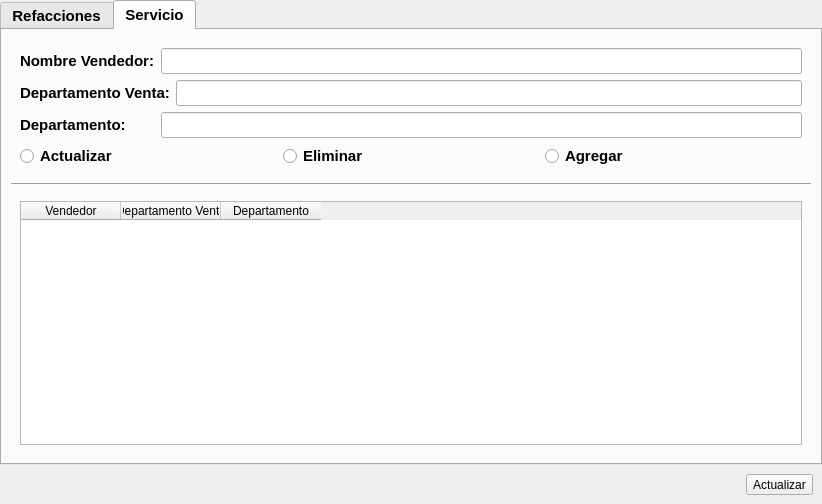
<?xml version="1.0" encoding="UTF-8"?>
<ui version="4.0">
 <class>Formulario_Vendedores</class>
 <widget class="QWidget" name="Formulario_Vendedores">
  <property name="geometry">
   <rect>
    <x>0</x>
    <y>0</y>
    <width>822</width>
    <height>504</height>
   </rect>
  </property>
  <property name="windowTitle">
   <string>Form</string>
  </property>
  <property name="styleSheet">
   <string notr="true">[objectName*=&quot;lbl_lbl_&quot;] {
	color: rgb(0, 0, 0);
    font-size: 12px;
	font-family: Arial;
}
[objectName*=&quot;ledit_&quot;] {
	font-size:12px;
	font-family: Arial;
}
[objectName*=&quot;btn_aceptar&quot;] {
	font-size:14px;
	font-family: Arial;
	font-weight:bold;
	background-color: rgb(0, 194, 12);
	border-radius:4px;
	min-weight: 50px;
	min-height:20px;
}
[objectName*=&quot;rb&quot;] {
	font-size:12px;
	font-family: Arial;
}</string>
  </property>
  <layout class="QHBoxLayout" name="horizontalLayout">
   <property name="spacing">
    <number>0</number>
   </property>
   <property name="leftMargin">
    <number>0</number>
   </property>
   <property name="topMargin">
    <number>0</number>
   </property>
   <property name="rightMargin">
    <number>0</number>
   </property>
   <property name="bottomMargin">
    <number>0</number>
   </property>
   <item>
    <widget class="QWidget" name="widget" native="true">
     <layout class="QVBoxLayout" name="verticalLayout_2">
      <property name="spacing">
       <number>0</number>
      </property>
      <property name="leftMargin">
       <number>0</number>
      </property>
      <property name="topMargin">
       <number>0</number>
      </property>
      <property name="rightMargin">
       <number>0</number>
      </property>
      <property name="bottomMargin">
       <number>0</number>
      </property>
      <item>
       <widget class="QTabWidget" name="Vendedores_Refacciones">
        <property name="sizeIncrement">
         <size>
          <width>0</width>
          <height>0</height>
         </size>
        </property>
        <property name="font">
         <font>
          <pointsize>11</pointsize>
          <weight>75</weight>
          <bold>true</bold>
         </font>
        </property>
        <property name="cursor">
         <cursorShape>ArrowCursor</cursorShape>
        </property>
        <property name="acceptDrops">
         <bool>false</bool>
        </property>
        <property name="autoFillBackground">
         <bool>false</bool>
        </property>
        <property name="styleSheet">
         <string notr="true">[objectName= &quot; lbl_ &quot;] {
    color: rgb(170, 255, 255);
    font-size: 18px;
}</string>
        </property>
        <property name="inputMethodHints">
         <set>Qt::ImhNone</set>
        </property>
        <property name="tabPosition">
         <enum>QTabWidget::North</enum>
        </property>
        <property name="currentIndex">
         <number>1</number>
        </property>
        <property name="elideMode">
         <enum>Qt::ElideLeft</enum>
        </property>
        <property name="movable">
         <bool>false</bool>
        </property>
        <property name="tabBarAutoHide">
         <bool>false</bool>
        </property>
        <widget class="QWidget" name="tab">
         <property name="styleSheet">
          <string notr="true"/>
         </property>
         <attribute name="title">
          <string>Refacciones</string>
         </attribute>
         <layout class="QVBoxLayout" name="verticalLayout">
          <item>
           <widget class="QWidget" name="widget_2" native="true">
            <property name="minimumSize">
             <size>
              <width>0</width>
              <height>130</height>
             </size>
            </property>
            <layout class="QGridLayout" name="gridLayout_2">
             <item row="0" column="0" colspan="2">
              <widget class="QLabel" name="lbl_lbl_nombre">
               <property name="text">
                <string>Nombre Vendedor:</string>
               </property>
              </widget>
             </item>
             <item row="0" column="2" colspan="2">
              <widget class="QLineEdit" name="ledit_nombrevendedor"/>
             </item>
             <item row="0" column="4">
              <widget class="QLabel" name="lbl_lbl_sucu">
               <property name="text">
                <string>Sucursal:</string>
               </property>
              </widget>
             </item>
             <item row="0" column="5">
              <widget class="QLineEdit" name="ledit_sucursal"/>
             </item>
             <item row="1" column="0" colspan="3">
              <widget class="QLabel" name="lbl_lbl_depaventa">
               <property name="text">
                <string>Departamento Venta:</string>
               </property>
              </widget>
             </item>
             <item row="1" column="3">
              <widget class="QLineEdit" name="ledit_depaventa"/>
             </item>
             <item row="1" column="4">
              <widget class="QLabel" name="lbl_lbl_depa">
               <property name="text">
                <string>Departamento:</string>
               </property>
              </widget>
             </item>
             <item row="1" column="5">
              <widget class="QLineEdit" name="ledit_depa"/>
             </item>
             <item row="2" column="0">
              <widget class="QLabel" name="lbl_lbl_cargo">
               <property name="text">
                <string>Cargo:</string>
               </property>
              </widget>
             </item>
             <item row="2" column="1" colspan="3">
              <widget class="QLineEdit" name="ledit_cargo"/>
             </item>
             <item row="2" column="4" colspan="2">
              <layout class="QGridLayout" name="gridLayout">
               <item row="0" column="1">
                <widget class="QRadioButton" name="rb_eliminar">
                 <property name="cursor">
                  <cursorShape>PointingHandCursor</cursorShape>
                 </property>
                 <property name="text">
                  <string>Eliminar</string>
                 </property>
                </widget>
               </item>
               <item row="0" column="2">
                <widget class="QRadioButton" name="rb_agregar">
                 <property name="cursor">
                  <cursorShape>PointingHandCursor</cursorShape>
                 </property>
                 <property name="text">
                  <string>Agregar</string>
                 </property>
                </widget>
               </item>
               <item row="0" column="0">
                <widget class="QRadioButton" name="rb_actualizar">
                 <property name="cursor">
                  <cursorShape>PointingHandCursor</cursorShape>
                 </property>
                 <property name="text">
                  <string>Actualizar</string>
                 </property>
                </widget>
               </item>
              </layout>
             </item>
            </layout>
           </widget>
          </item>
          <item>
           <widget class="Line" name="line">
            <property name="orientation">
             <enum>Qt::Horizontal</enum>
            </property>
           </widget>
          </item>
          <item>
           <widget class="QWidget" name="widget_3" native="true">
            <layout class="QHBoxLayout" name="horizontalLayout_2">
             <item>
              <widget class="QTableWidget" name="tabla_vendedoresrefacciones">
               <column>
                <property name="text">
                 <string>Vendedor</string>
                </property>
                <property name="toolTip">
                 <string/>
                </property>
                <property name="foreground">
                 <brush brushstyle="SolidPattern">
                  <color alpha="255">
                   <red>0</red>
                   <green>0</green>
                   <blue>0</blue>
                  </color>
                 </brush>
                </property>
               </column>
               <column>
                <property name="text">
                 <string>Sucursal</string>
                </property>
               </column>
               <column>
                <property name="text">
                 <string>Departamento Venta</string>
                </property>
               </column>
               <column>
                <property name="text">
                 <string>Departamento</string>
                </property>
               </column>
               <column>
                <property name="text">
                 <string>Cargo</string>
                </property>
               </column>
              </widget>
             </item>
            </layout>
           </widget>
          </item>
         </layout>
        </widget>
        <widget class="QWidget" name="tab_2">
         <attribute name="title">
          <string>Servicio</string>
         </attribute>
         <layout class="QVBoxLayout" name="verticalLayout_3">
          <item>
           <widget class="QWidget" name="widget_6" native="true">
            <property name="minimumSize">
             <size>
              <width>0</width>
              <height>130</height>
             </size>
            </property>
            <layout class="QGridLayout" name="gridLayout_3">
             <item row="0" column="0">
              <widget class="QLabel" name="lbl_lbl_nombre_servicio">
               <property name="text">
                <string>Nombre Vendedor:</string>
               </property>
              </widget>
             </item>
             <item row="0" column="1" colspan="2">
              <widget class="QLineEdit" name="ledit_nombrevendedor_servicio"/>
             </item>
             <item row="1" column="0" colspan="2">
              <widget class="QLabel" name="lbl_lbl_depaventa_servicio">
               <property name="text">
                <string>Departamento Venta:</string>
               </property>
              </widget>
             </item>
             <item row="1" column="2">
              <widget class="QLineEdit" name="ledit_depaventa_servicio"/>
             </item>
             <item row="2" column="0">
              <widget class="QLabel" name="lbl_lbl_depa_servicio">
               <property name="text">
                <string>Departamento:</string>
               </property>
              </widget>
             </item>
             <item row="2" column="1" colspan="2">
              <widget class="QLineEdit" name="ledit_depa_servicio"/>
             </item>
             <item row="3" column="0" colspan="3">
              <layout class="QGridLayout" name="gridLayout_4">
               <item row="0" column="1">
                <widget class="QRadioButton" name="rb_eliminar_servicio">
                 <property name="cursor">
                  <cursorShape>PointingHandCursor</cursorShape>
                 </property>
                 <property name="text">
                  <string>Eliminar</string>
                 </property>
                </widget>
               </item>
               <item row="0" column="2">
                <widget class="QRadioButton" name="rb_agregar_servicio">
                 <property name="cursor">
                  <cursorShape>PointingHandCursor</cursorShape>
                 </property>
                 <property name="text">
                  <string>Agregar</string>
                 </property>
                </widget>
               </item>
               <item row="0" column="0">
                <widget class="QRadioButton" name="rb_actualizar_servicio">
                 <property name="cursor">
                  <cursorShape>PointingHandCursor</cursorShape>
                 </property>
                 <property name="text">
                  <string>Actualizar</string>
                 </property>
                </widget>
               </item>
              </layout>
             </item>
            </layout>
           </widget>
          </item>
          <item>
           <widget class="Line" name="line_2">
            <property name="orientation">
             <enum>Qt::Horizontal</enum>
            </property>
           </widget>
          </item>
          <item>
           <widget class="QWidget" name="widget_5" native="true">
            <layout class="QGridLayout" name="gridLayout_5">
             <item row="0" column="0">
              <widget class="QTableWidget" name="tabla_vendedoresrefacciones_servicio">
               <column>
                <property name="text">
                 <string>Vendedor</string>
                </property>
                <property name="toolTip">
                 <string/>
                </property>
                <property name="foreground">
                 <brush brushstyle="SolidPattern">
                  <color alpha="255">
                   <red>0</red>
                   <green>0</green>
                   <blue>0</blue>
                  </color>
                 </brush>
                </property>
               </column>
               <column>
                <property name="text">
                 <string>Departamento Venta</string>
                </property>
               </column>
               <column>
                <property name="text">
                 <string>Departamento</string>
                </property>
               </column>
              </widget>
             </item>
            </layout>
           </widget>
          </item>
         </layout>
        </widget>
       </widget>
      </item>
      <item>
       <widget class="QWidget" name="widget_4" native="true">
        <layout class="QHBoxLayout" name="horizontalLayout_3">
         <item>
          <spacer name="horizontalSpacer">
           <property name="orientation">
            <enum>Qt::Horizontal</enum>
           </property>
           <property name="sizeHint" stdset="0">
            <size>
             <width>716</width>
             <height>20</height>
            </size>
           </property>
          </spacer>
         </item>
         <item>
          <widget class="QToolButton" name="btn_aceptar_vendedores">
           <property name="cursor">
            <cursorShape>PointingHandCursor</cursorShape>
           </property>
           <property name="text">
            <string>Actualizar</string>
           </property>
          </widget>
         </item>
        </layout>
       </widget>
      </item>
     </layout>
    </widget>
   </item>
  </layout>
 </widget>
 <resources/>
 <connections/>
</ui>
